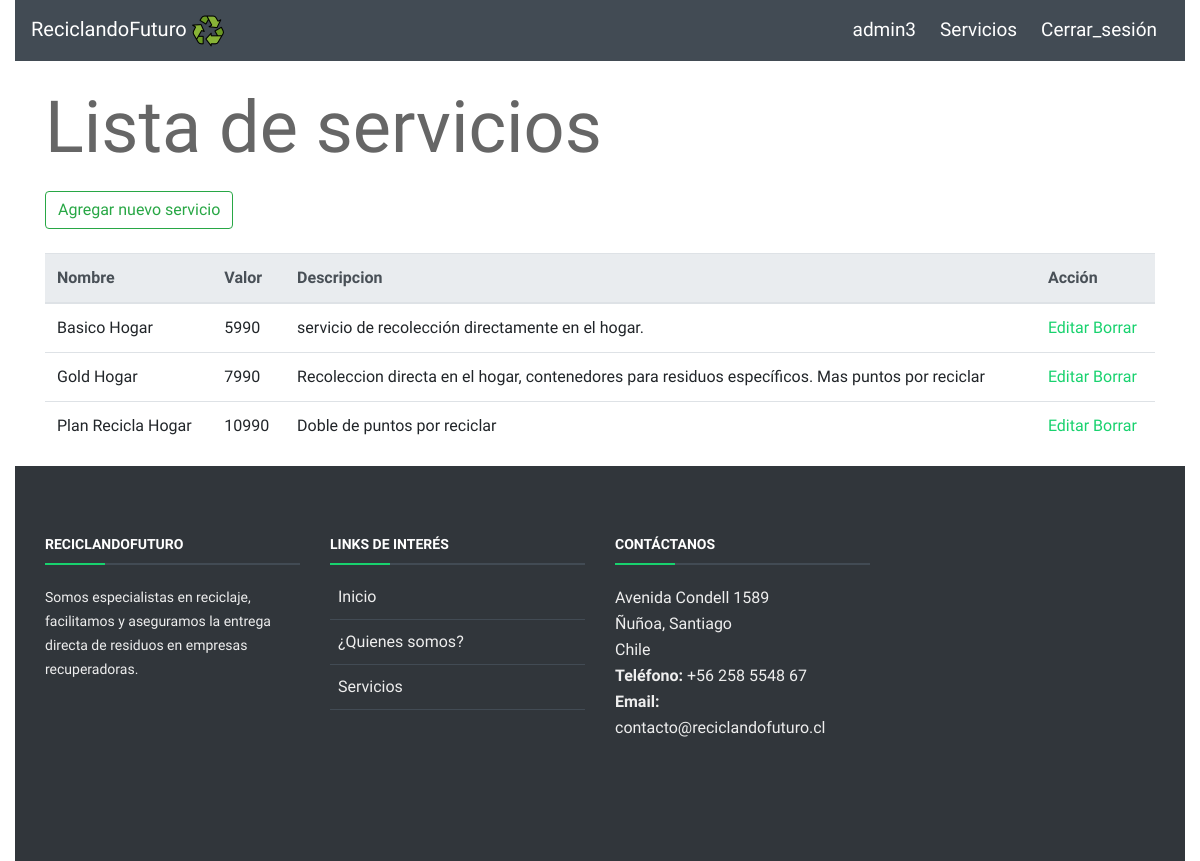
The page /listar_servicios/ (signed in) on the database as committed earlier.
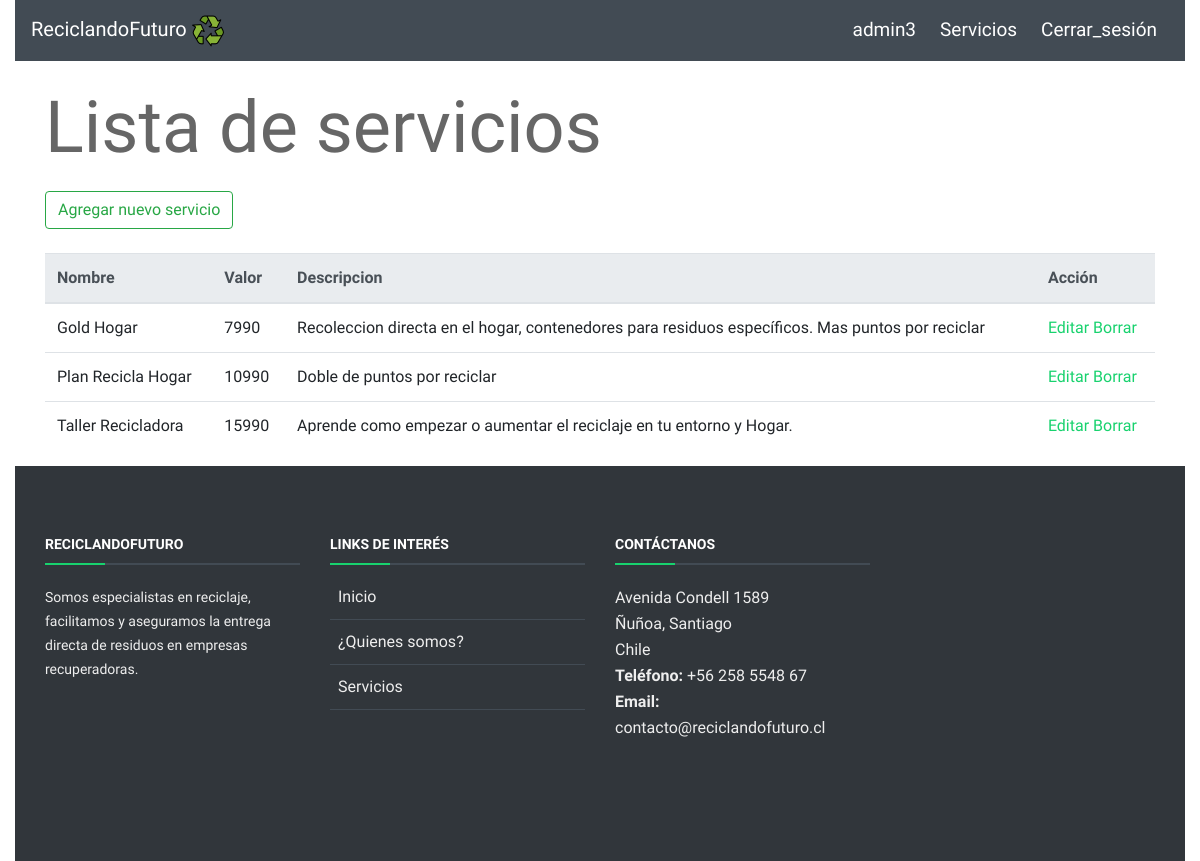
The same page on the database as committed later.
### gestion_usuario/models.py (models this page shows, shortened)
class Servicio(models.Model):
    nombreservicio = models.CharField(max_length=20)
    valorservicio = models.IntegerField()
    descripcionservicio = models.CharField(max_length=200)

### gestion_usuario/views.py (the view)
# urls.py: url('listar_servicios/', views.listar_servicios, name='listar_servicios'),
def listar_servicios(request):
    if request.user.is_authenticated:
        servicios = Servicio.objects.all()
        return render(request,
            "gestion_usuario/servicio/listar_servicios.html", {'servicios': servicios})
    else:
        return render(request, 'principal.html', {})

### gestion_usuario/templates/gestion_usuario/servicio/listar_servicios.html (shortened to what this page needs)
{% extends 'base.html' %}
{% block content %}
    <br>
    <h1 class="display-3">Lista de servicios</h1>
    <a href="{% url 'gestion_usuario:agregar_servicios' %}">
        <button type="button" class="btn btn-outline-success">
            Agregar nuevo servicio
        </button>
    </a>
    <br>
    <br>
    <table class="table">
        <thead class="thead-light">
            <tr>
            <th>Nombre</th>
            <th>Valor</th>
            <th>Descripcion</th>
            <th>Acción</th>
            </tr>
        </thead>
        <tbody>
        {% for s in servicios %}
            <tr>
            <td>{{ s.nombreservicio}}</td>
            <td>{{ s.valorservicio}}</td>
            <td>{{ s.descripcionservicio}}</td>
            <td>
                <a href="/editar_servicio/{{ s.id }}"> Editar</a>
                <a href="/eliminar_servicio/{{ s.id }}"
                onclick="return confirm('¿Esta seguro de borrar {{ s.nombreservicio }}?');"> Borrar</a>
            </td>
        {% endfor %}
        </tbody>
    </table>
{% endblock content %}

### templates/base.html (shortened to what this page needs)
{% load static %}
<!DOCTYPE html>
<html lang="en">
  <head>
    <link rel="stylesheet" href="{% static 'css/bootstrap.css' %}">
    <link rel="stylesheet" href="{% static 'css/estilo.css' %}">
    <link
      href="https://unpkg.com/ionicons@4.5.9-1/dist/css/ionicons.min.css"
      rel="stylesheet"
    />
  </head>
  <body>
    <div class="container-fluid">
      <nav id="cont-nav-color" class="navbar navbar-expand-lg col-sm-12">
          <a class="navbar-brand" href="{% url 'gestion_usuario:index' %}" style="color:black">
            <small>ReciclandoFuturo </small><img src="{% static 'img/recycle-sign.png' %}" alt="" class="logo" />
          </a>
          <div class="collapse navbar-collapse" id="navegadorContenido">
            <ul class="navbar-nav ml-auto">
              {% if not request.user.is_authenticated %}
                <li class="nav-item mx-2">
                  <a class="nav-link" href="{% url 'gestion_usuario:principal' %}">Inicio</a>
                </li>
                <li class="nav-item mx-2">
                  <a class="nav-link" href="{% url 'gestion_usuario:servicios' %}">Servicios</a>
                </li>
                <li class="nav-item mx-2">
                  <a class="nav-link" href="{% url 'gestion_usuario:contacto' %}">Contacto</a>
                </li>
                <li class="nav-item mx-1">
                  <a class="nav-link" href="{% url 'gestion_usuario:login' %}">Iniciar_sesión</a>
                </li>
                <li class="nav-item mx-1">
                  <a class="nav-link" href="{% url 'gestion_usuario:registrar' %}">Registrate</a>
                </li>
              {% else %}
                <li class="nav-item mx-1">
                  <a class="nav-link" href="{% url 'gestion_usuario:index' %}">{{ user.username }}</a>
                </li>
                <li class="nav-item mx-1">
                  <a class="nav-link"  href="{% url 'gestion_usuario:listar_servicios' %}">Servicios</a>
                </li>
                <li class="nav-item mx-1">
                  <a class="nav-link" href="{% url 'gestion_usuario:logout' %}">Cerrar_sesión</a>
                </li>
              {% endif %}
            </ul>
          </div>
        </nav>
    </div>
    <div class="container">
        {% block content %}
        {% endblock content%}
    </div>
    <footer id="footer">
      <div class="footer-top">
        <div class="container">
          <div class="row">
            <div class="col-lg-3 col-md-6 footer-info">
              <h4>ReciclandoFuturo</h4>
              <p>Somos especialistas en reciclaje, facilitamos y aseguramos la entrega directa de residuos en empresas
                recuperadoras.</p>
            </div>
            <div class="col-lg-3 col-md-6 footer-links">
              <h4>Links de interés</h4>
              <ul>
                <li><i class="ion-ios-arrow-right"></i> <a href="#intro">Inicio</a></li>
                <li><i class="ion-ios-arrow-right"></i> <a href="#about">¿Quienes somos?</a></li>
                <li><i class="ion-ios-arrow-right"></i> <a href="servicios.html">Servicios</a></li>
              </ul>
            </div>
            <div class="col-lg-3 col-md-6 footer-contact">
              <h4>Contáctanos</h4>
              <p>
                Avenida Condell 1589 <br>
                Ñuñoa, Santiago<br>
                Chile <br>
                <strong>Teléfono:</strong> +56 258 5548 67<br>
                <strong>Email:</strong> contacto@reciclandofuturo.cl<br>
              </p>
            </div>
          </div>
        </div>
      </div>
    </footer>
  </body>

### static/css/estilo.css (style rules this page uses)
body { background: #fff; color: #666666; font-family: 'Inconsolata', monospace; }
a { color: #18d26e; transition: 0.5s; font-family: 'Inconsolata', monospace; }
p { padding: 0; margin: 0 0 30px 0; font-family: 'Inconsolata', monospace; }
h1, h2, h3, h4, h5, h6 { font-family: 'Inconsolata', monospace; font-weight: 400; margin: 0 0 20px 0; padding: 0; }
nav { font-family: 'Inconsolata', monospace; }
footer { font-family: 'Inconsolata', monospace; background-color: #424B54; color: white; }
#cont-nav-color { background-color: #424B54; }
#navegadorContenido ul li a { text-decoration: none; color: white; font-size: 19px; }
#cont-nav-color small { color: white; font-size: 20px; }
#footer { background: rgb(49, 54, 59); color: #eee; font-size: 16px; margin-left: 15px; margin-right: 15px; }
#footer .footer-top { background: rgb(49, 54, 59); padding: 70px 0 60px 0; }
#footer .footer-top .footer-info { margin-bottom: 60px; }
#footer .footer-top .footer-info p { font-size: 14px; line-height: 24px; margin-bottom: 0; font-family: "Inconsolata", sans-serif; color: #eee; }
#footer .footer-top h4 { font-size: 14px; font-weight: bold; color: #fff; text-transform: uppercase; position: relative; padding-bottom: 12px; }
#footer .footer-top h4::before, #footer .footer-top h4::after { content: ''; position: absolute; left: 0; bottom: 0; height: 2px; }
#footer .footer-top h4::before { right: 0; background: #424B54FF; }
#footer .footer-top h4::after { background: #18d26e; width: 60px; }
#footer .footer-top .footer-links { margin-bottom: 30px; }
#footer .footer-top .footer-links ul { list-style: none; padding: 0; margin: 0; }
#footer .footer-top .footer-links ul i { padding-right: 8px; color: #ddd; }
#footer .footer-top .footer-links ul li { border-bottom: 1px solid #424B54FF; padding: 10px 0; }
#footer .footer-top .footer-links ul li:first-child { padding-top: 0; }
#footer .footer-top .footer-links ul a { color: #eee; }
#footer .footer-top .footer-contact { margin-bottom: 30px; }
#footer .footer-top .footer-contact p { line-height: 26px; }

Rows that differ between the two databases and show on the page:
removed Servicio: nombreservicio "Basico Hogar", valorservicio "5990", descripcionservicio "servicio de recolección directamente en el hogar."
added Servicio: nombreservicio "Taller Recicladora", valorservicio "15990", descripcionservicio "Aprende como empezar o aumentar el reciclaje en tu entorno y Hogar."
